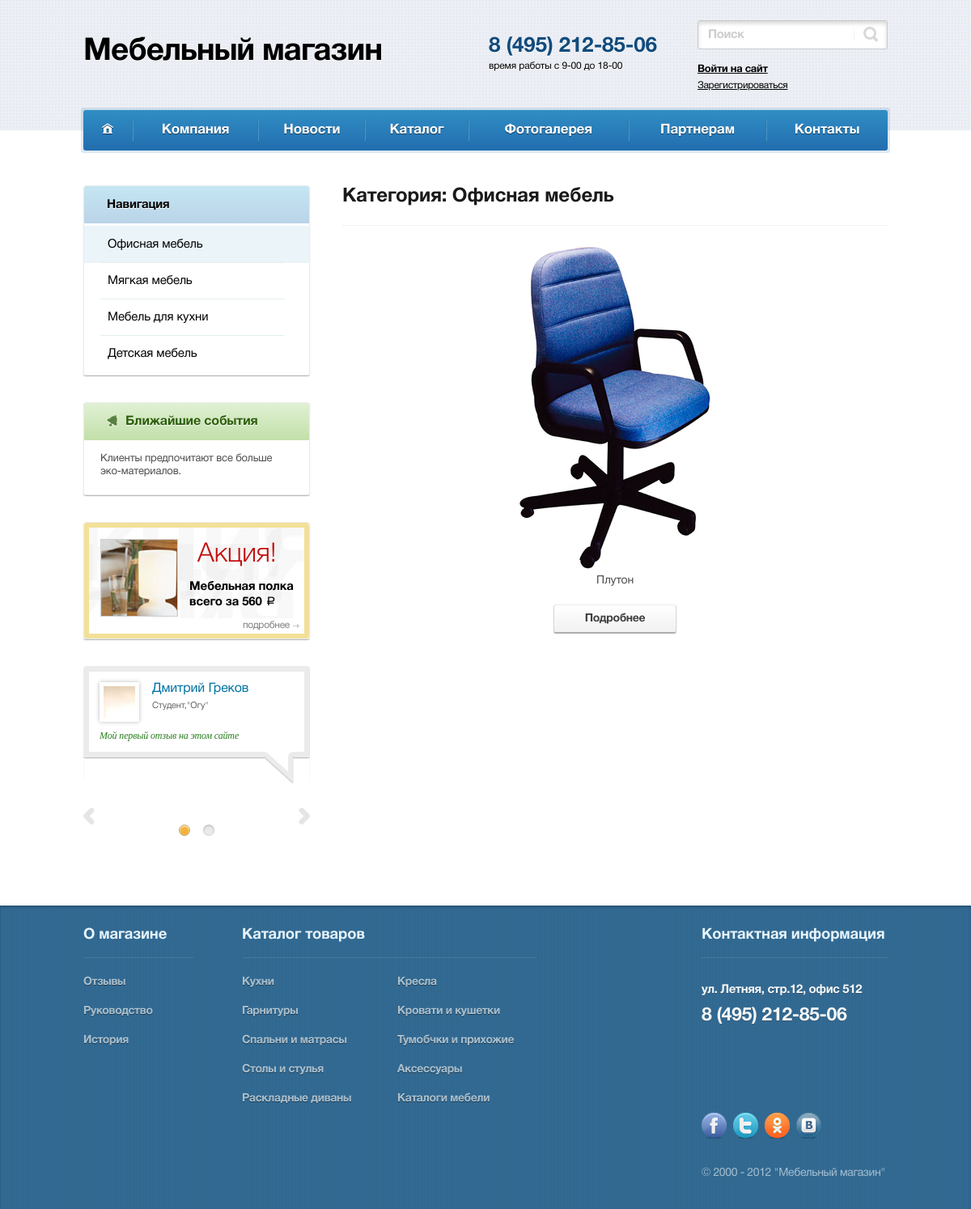
/catalog/category/ofisnaya-mebel/, run on the app's committed database.
### catalog/models.py (models this page shows, shortened)
class Category(models.Model):
    name = models.CharField(max_length=100, verbose_name='Категория мебели')
    slug = models.SlugField()
    def get_absolute_url(self):
        return reverse('catalog:category_products', kwargs={'slug': self.slug})
    class Meta:
        verbose_name = 'Категория'
        verbose_name_plural = 'Категории'
        ordering = ['-name']

class Products(models.Model):
    name = models.CharField(max_length=100, verbose_name='Имя товара')
    price = models.FloatField(verbose_name='Цена товара', default=0.0)
    description = models.TextField(verbose_name='Описание товара')
    image = models.ImageField(verbose_name='Картинка товара')
    slug = models.SlugField()
    publish = models.DateTimeField(auto_now_add=True)
    category = models.ForeignKey('Category', on_delete=models.CASCADE,
                                 verbose_name='Категория')
    def get_absolute_url(self):
        return reverse('catalog:detail',
                       kwargs={'slug': self.slug})
    class Meta:
        verbose_name = 'Продукт'
        verbose_name_plural = 'Продукты'
        ordering = ['-publish']

### main/models.py (models this page shows, shortened)
class UsefullInfo(models.Model):
    title = models.CharField(max_length=20, verbose_name='Заголовок блока')
    content = models.CharField(max_length=100, verbose_name='Содержание блока')
    class Meta:
        verbose_name = 'Содержимое блока "Полезная информация"'
        verbose_name_plural = 'Содержимое блока "Полезная информация"'

### company/models.py (models this page shows, shortened)
class ReviewsCompany(models.Model):
    name = models.CharField(max_length=100, verbose_name='Имя')
    company = models.CharField(max_length=100, verbose_name='Компания',
                               blank=True,
                               null=True)
    position = models.CharField(max_length=120, verbose_name='Должность',
                                blank=True,
                                null=True)
    content = models.TextField(verbose_name='Текст отзыва')
    publish = models.DateField(auto_now_add=True)
    img = models.ImageField(verbose_name='Аватарка', blank=True, null=True)
    files = models.ManyToManyField('ReviewsFiles',
                                   related_name='reviews_files',
                                   blank=True,
                                   null=True)
    slug = models.SlugField(verbose_name='slug')
    class Meta:
        verbose_name = 'Отзыв'
        verbose_name_plural = 'Отзывы'

### catalog/views.py (the view)
# urls.py: path('category/<slug:slug>/', CatalogCategoryView.as_view(),
class CatalogCategoryView(ListView):
    template_name = 'catalog/catalog_rubric.html'
    model = Products
    context_object_name = 'catalog_of_rubrics'
    def get_queryset(self):
        category = get_object_or_404(Category, slug=self.kwargs['slug'])
        return Products.objects.filter(category=category)
    def get_context_data(self, **kwargs):
        context = super().get_context_data(**kwargs)
        context['category_products'] = Category.objects.all()
        context['current_category'] = Category.objects.get(slug=self.kwargs['slug'])
        return context

### main/etc/catalog_rubric.py (called while the page is built)
def catalog_category(request):
    context = {}
    context['rubric_catalog'] = Category.objects.all()
    return context

### main/etc/random_review.py (called while the page is built)
def show_random_review(request):
    reviews = ReviewsCompany.objects.all().order_by('?')[:2]
    return {'random_reviews': reviews}

### main/etc/usefull.py (called while the page is built)
def usefullinfo(request):
    return {'info': UsefullInfo.objects.first(), 'title_link': 'about', }

def get_rubric_company(request):
    return {'rubric_company': RubricCompany.objects.all()}

### catalog/templates/catalog/catalog_rubric.html (shortened to what this page needs)
{% extends 'layout/basic.html'  %}
{% block content%}
    <div class="content">
                    <div class="cnt">
                        <header>
                            <h1>Категория: {{ current_category.name }}</h1>
                        </header>
                        <hr>
                        <div class="container-fluid">
                        <div class="row" style='text-align: center;'>
                           {% for product in catalog_of_rubrics %}
                           <div class="col-xl-12" style="margin-bottom: 15px;">
                                <img src="{{ product.image.url }}"  alt="">
                                <p>{{ product.name }}</p>
                                <a href="{{ product.get_absolute_url }}">
                                <button>Подробнее</button>
                                </a>
                            </div>
                           {% endfor %}
                        </div>
                        </div>
                   </div>
                </div>
{% endblock %}

### main/templates/layout/basic.html (shortened to what this page needs)
{% load static %}
<!DOCTYPE html>
<html lang="ru">
<head>
    <link rel="stylesheet" href="{% static '/css/reset.css' %}" />
    <link rel="stylesheet" href="{% static '/css/style.css' %}" />
    <link rel="stylesheet" href="{% static '/css/owl.carousel.css' %}" />
</head>
<body>
    <div class="wrap">
        <header class="header">
            <div class="inner-wrap">
                <div class="logo-block"><a href="" class="logo">Мебельный магазин</a>
                </div>
                <div class="main-phone-block">
                    <a href="tel:84952128506" class="phone">8 (495) 212-85-06</a>
                    <div class="shedule">время работы с 9-00 до 18-00</div>
                </div>
                <div class="actions-block">
                    <form action="/" class="main-frm-search">
                        <input type="text" placeholder="Поиск">
                        <button type="submit"></button>
                    </form>
                    <nav class="menu-block">
                        <ul>
                            {% if user.is_authenticated %}
                            <li>
                                <a href="{% url 'users:profile' %}" >{{ user.first_name}} {{ user.last_name }} [{{ user.username }}]</a>
                            </li>
                            <li><a href="{% url 'users:logout' %}">Выйти</a>
                            </li>
                            {% else %}
                            <li class="att popup-wrap">
                                <a id="hd_singin_but_open" href="" class="btn-toggle">Войти на сайт</a>
                            </li>
                            <li><a href="{% url 'users:register' %}">Зарегистрироваться</a>
                            </li>
                            {% endif %}
                        </ul>
                    </nav>
                </div>
            </div>
        </header>
        <nav class="nav">
            <div class="inner-wrap">
                <div class="menu-block popup-wrap">
                    <div class="menu popup-block">
                        <ul class="">
                            <li class="main-page"><a href="{% url 'main:index' %}">Главная</a>
                            </li>
                            <li>
                                <a href="/company/{{ title_link }}">Компания</a>
                            </li>
                            <li><a href="{% url 'news:list' %}">Новости</a>
                            </li>
                            <li>
                                <a href="{% url 'catalog:list' %}">Каталог</a>
                            </li>
                            <li><a href="">Фотогалерея</a>
                            </li>
                            <li><a href="">Партнерам</a>
                            </li>
                            <li><a href="">Контакты</a>
                            </li>
                        </ul>
                    </div>
                </div>
            </div>
        </nav>
        <div class="page">
            <div class="content-box">
                {% block content %}  {% endblock %}
                <div class="side">
                    {% if category_products%}
                    <div class="side-block side-menu">
                        <div class="title-block">Навигация</div>
                        <div class="menu-block">
                            <ul>
                                {% for rubric in category_products %}
                                 <li class=' {% if rubric.slug in request.path  %}selected{% endif %} '><a href="{% url 'catalog:category_products' rubric.slug %}">{{ rubric.name }}</a>
                                </li>
                                {% endfor %}
                            </ul>
                        </div>
                    </div>
                    {% endif %}
                   {% include 'layout/usefullinfo.html'  %}
                    <div class="side-wrap">
                        <div class="item-wrap">
                            <div class="side-block side-action">
                                <img src="{% static '/img/side-action-bg.jpg' %}" alt="" class="bg">
                                <div class="photo-block">
                                    <img src="{% static '/img/side-action.jpg' %}" alt="">
                                </div>
                                <div class="text-block">
                                    <div class="title">Акция!</div>
                                    <p>Мебельная полка всего за 560 <span class="r">a</span>
                                    </p>
                                </div>
                                <a href="" class="btn-more">подробнее</a>
                            </div>
                        </div>
                       <div class="item-wrap">
		                     <div class="rew-footer-carousel">
							{% include 'layout/random_review.html'  %}
								</div>
							</div>
						</div>
                    </div>
                </div>
            </div>
        </div>
    <footer class="footer">
        <div class="inner-wrap">
            <nav class="main-menu">
                <div class="item">
                    <div class="title-block">О магазине</div>
                    <ul>
                        <li><a href="">Отзывы</a>
                        </li>
                        <li><a href="">Руководство </a>
                        </li>
                        <li><a href="">История</a>
                        </li>
                    </ul>
                </div>
                <div class="item">
                    <div class="title-block">Каталог товаров</div>
                    <ul>
                        <li><a href="">Кухни</a>
                        </li>
                        <li><a href="">Гарнитуры</a>
                        </li>
                        <li><a href="">Спальни и матрасы</a>
                        </li>
                        <li><a href="">Столы и стулья</a>
                        </li>
                        <li><a href="">Раскладные диваны</a>
                        </li>
                        <li><a href="">Кресла</a>
                        </li>
                        <li><a href="">Кровати и кушетки</a>
                        </li>
                        <li><a href="">Тумобчки и прихожие</a>
                        </li>
                        <li><a href="">Аксессуары</a>
                        </li>
                        <li><a href="">Каталоги мебели</a>
                        </li>
                    </ul>
                </div>
            </nav>
            <div class="contacts-block">
                <div class="title-block">Контактная информация</div>
                <div class="loc-block">
                    <div class="address">ул. Летняя, стр.12, офис 512</div>
                    <div class="phone"><a href="tel:84952128506">8 (495) 212-85-06</a>
                    </div>
                </div>
                <div class="main-soc-block">
                    <a href="" class="soc-item">
                        <img src="{% static '/img/icons/soc01.png' %}" alt="">
                    </a>
                    <a href="" class="soc-item">
                        <img src="{% static '/img/icons/soc02.png' %}" alt="">
                    </a>
                    <a href="" class="soc-item">
                        <img src="{% static '/img/icons/soc03.png' %}" alt="">
                    </a>
                    <a href="" class="soc-item">
                        <img src="{% static '/img/icons/soc04.png' %}" alt="">
                    </a>
                </div>
                <div class="copy-block">© 2000 - 2012 "Мебельный магазин"</div>
            </div>
        </div>
    </footer>
</body>
</html>

### main/templates/layout/usefullinfo.html
<div class="side-block side-anonse">
                        <div class="title-block"><span class="i i-title01"></span>{{ info.title }}</div>
                        <div class="item">
                            <p>{{ info.content }}</p>
                        </div>
</div>

### main/templates/layout/random_review.html
{% load static %}
{% for review in random_reviews  %}
 <div class="item">
									<div class="side-block side-opin">
										<div class="inner-block">
											<div class="title">
												<div class="photo-block">
													<img src="{{ review.img.url }}" alt="">
												</div>
												<div class="name-block"><a href="">{{ review.name }}</a></div>
												<div class="pos-block">{{ review.position }},"{{ review.company }}"</div>
											</div>
											<div class="text-block">{{ review.content|truncatechars:100 }}</div>
										</div>
									</div>
								</div>
{% endfor %}

### data on the page
Category: name "Офисная мебель"
Products: image (picture), name "Плутон"
Category: name "Мягкая мебель"
Category: name "Мебель для кухни"
Category: name "Детская мебель"
UsefullInfo: title "Ближайшие события", content "Клиенты предпочитают все больше эко-материалов."
ReviewsCompany: img (picture), name "Дмитрий Греков", position "Студент", company "Огу", content "Мой первый отзыв на этом сайте"
